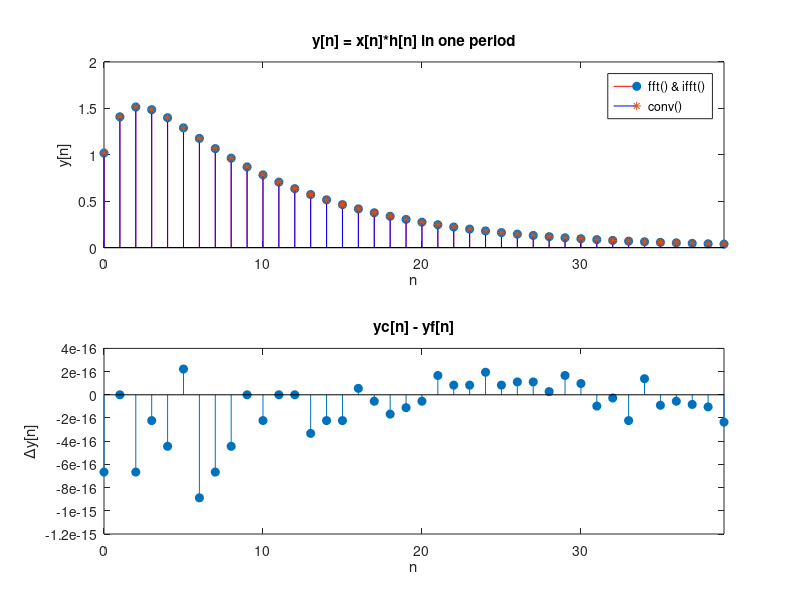

Recreate this plot in MATLAB.
N = 40;
n = 0:1:N-1;
x = 0.9.^(n);
h = 0.5.^(n);
total_time = 0;

nums_run = 50;
for run = 1: nums_run
    tic;
    a = 1/N*fft(x,N);
    b = 1/N*fft(h,N);
    c = a.*b;
    y2 = N*N*ifft(c);
    total_time = total_time + toc;
end
f40f = total_time / nums_run * 1000;

y1 = conv([x x],h);
y1 = y1(41:80);

figure
subplot(2,1,1);
stem(0:39,real(y2),'filled','color','r');hold on;
stem(0:39,real(y1),'-*','color','b');
legend('fft() & ifft()','conv()');xlim([0,39]),xlabel('n'),ylabel('y[n]');
title('y[n] = x[n]*h[n] in one period');
hold off;

subplot(2,1,2);
stem(0:39,real(y1)-real(y2),"filled"),xlim([0,39]),xlabel('n'),ylabel('\Deltay[n]'),
title('yc[n] - yf[n]');